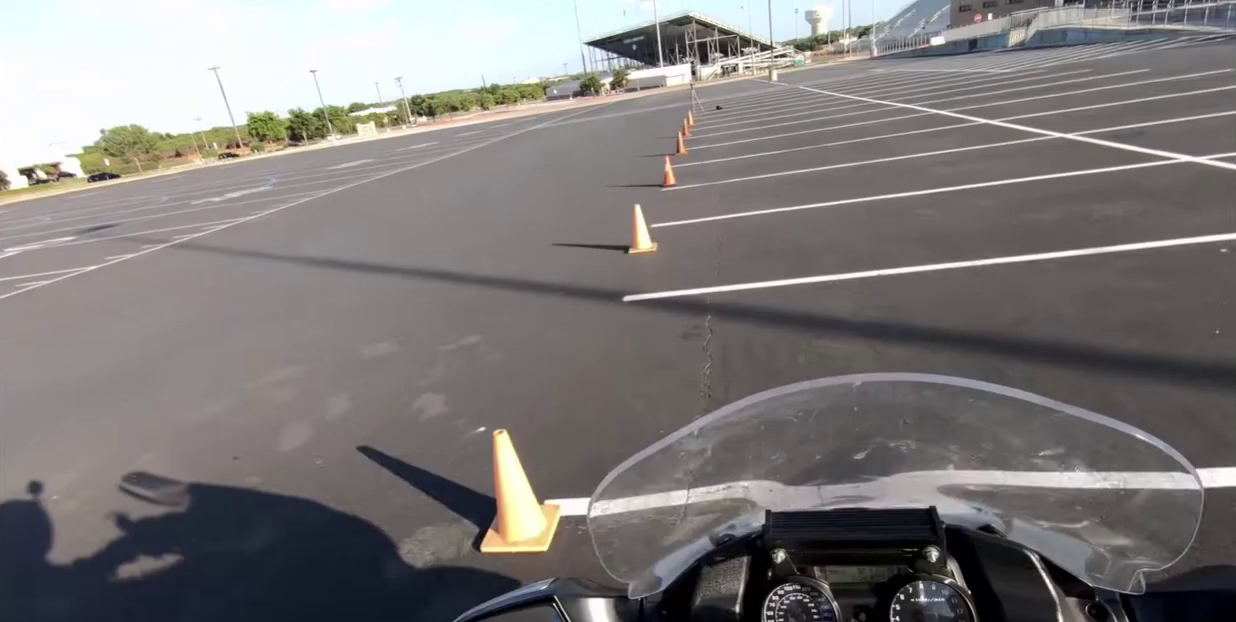
#> input picture frame 74 of assets/test_video2.mp4, 1236 x 622 px
$ python cones_video.py
#> lines starting #> are read from the running program, lines starting #| are printed output that depends on the picture; after the words box and inside, x2 and y2 are one past the last pixel; in counts of white or black regions, pixels touching at a corner belong together
import cv2
import numpy as np

cap = cv2.VideoCapture('assets/test_video2.mp4')

fps = int(cap.get(cv2.CAP_PROP_FPS))
delay = int(500 / fps)

while cap.isOpened():
    ret, frame = cap.read()
#> frame is the input picture: shape (622, 1236, 3); mean B, G, R 121.3, 122.1, 125.3
    if not ret:
        break

    hsv = cv2.cvtColor(frame, cv2.COLOR_BGR2HSV)
#> hsv: shape (622, 1236, 3); mean H, S, V 52.9, 29.8, 128.5

    lower_orange = np.array([0, 100, 100])
    upper_orange = np.array([30, 255, 255])

    mask = cv2.inRange(hsv, lower_orange, upper_orange)
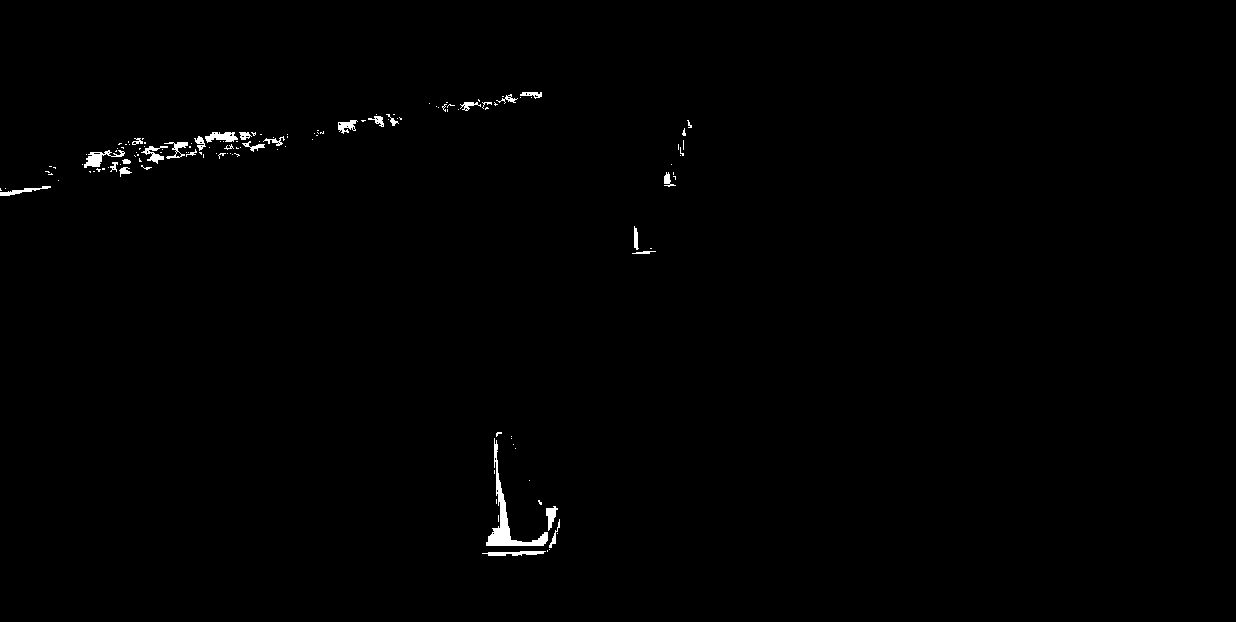
#> mask: shape (622, 1236); 0.55% white; 137 white regions (108 under 20 px), largest, box (x1, y1, x2, y2) and area: (486, 438, 548, 546) 1055, (84, 150, 125, 168) 278, (205, 132, 238, 143) 229
    mask = cv2.erode(mask, None, iterations=2)
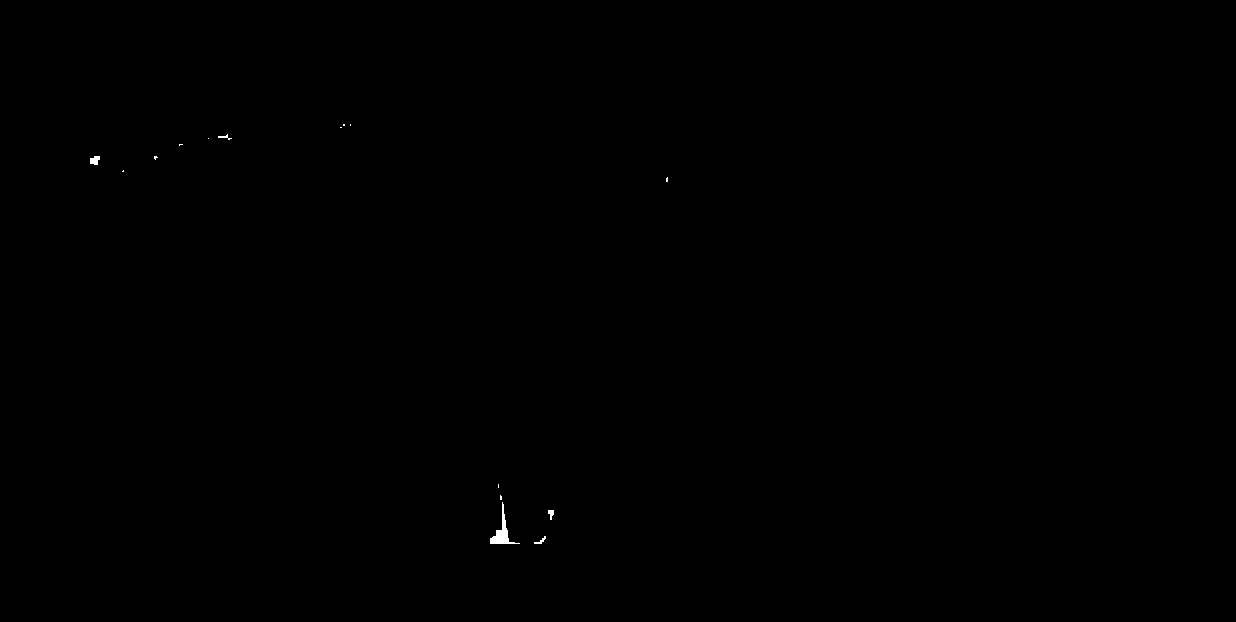
#> mask: shape (622, 1236); 0.07% white; 15 white regions (10 under 20 px), largest, box (x1, y1, x2, y2) and area: (490, 502, 520, 544) 316, (90, 156, 100, 165) 68, (548, 510, 554, 520) 39, (534, 536, 546, 544) 35, (218, 134, 232, 140) 29
    mask = cv2.dilate(mask, None, iterations=3)
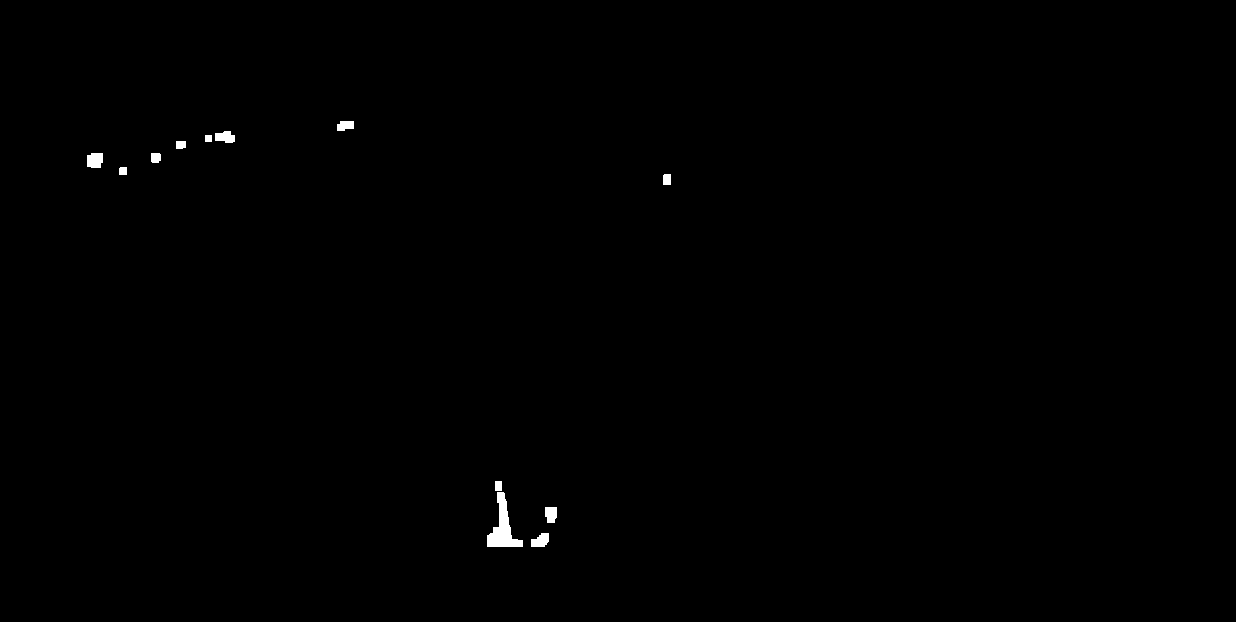
#> mask: shape (622, 1236); 0.29% white; 12 white regions

    contours, _ = cv2.findContours(mask, cv2.RETR_TREE, cv2.CHAIN_APPROX_SIMPLE)
#> contours = 12 contours; largest, box (x1, y1, x2, y2) and area: (487, 492, 523, 547) 762, (87, 153, 103, 168) 190, (531, 533, 549, 547) 163, (215, 131, 235, 143) 156, (545, 507, 557, 523) 146

    for cnt in contours:
        area = cv2.contourArea(cnt)
        if area < 400:
            continue

        epsilon = 0.05 * cv2.arcLength(cnt, True)
        approx = cv2.approxPolyDP(cnt, epsilon, True)

        if 3 <= len(approx) <= 4:
            x, y, w, h = cv2.boundingRect(cnt)
            cv2.rectangle(frame, (x, y), (x + w, y + h), (0, 165, 255), 2)

            cv2.putText(
                frame,
                "Orange cone",
                (x, y - 10),
                cv2.FONT_HERSHEY_SIMPLEX,
                0.5,
                (0, 165, 255),
                2
            )
#> this loop made 12 passes
#> (area, epsilon, approx, x, y, w, h) on pass 3: (762.5, 8.66, [[497, 492], [487, 546], [522, 546]], 487, 492, 36, 55)
#> area on passes 1, 2, 5, 6, 7, 8: 163, 145.5, 69.5, 48.5, 76.5, 189.5
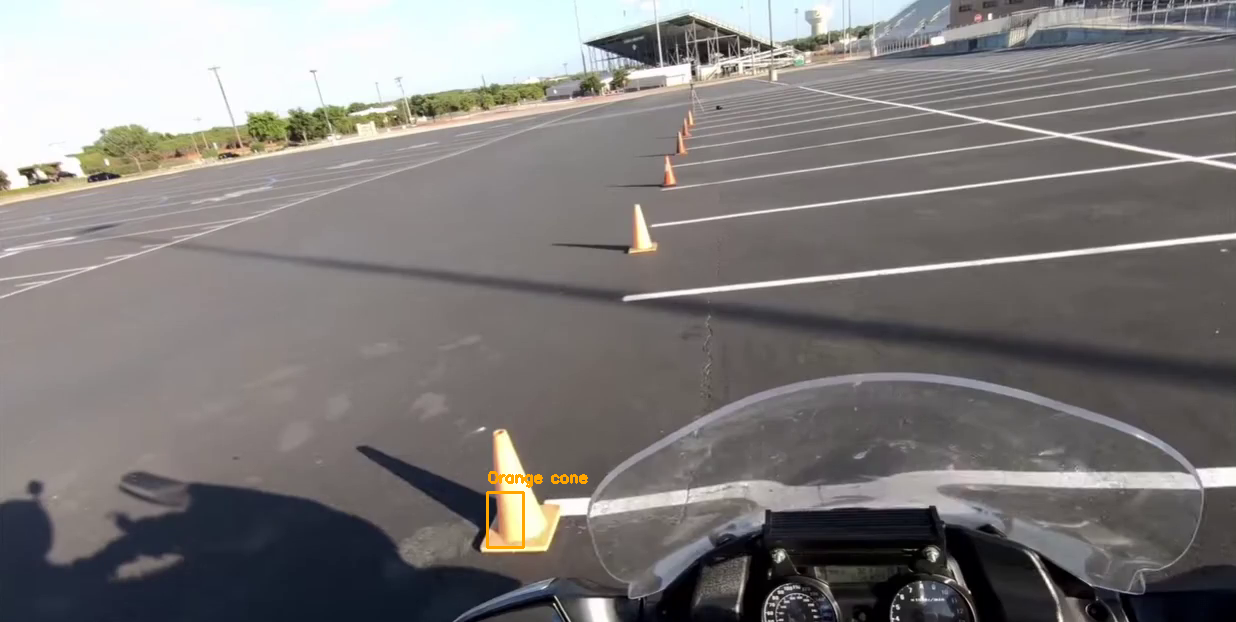
#> frame: shape (622, 1236, 3); 0.15% of pixels changed, all inside (x1, y1, x2, y2) = (486, 471, 588, 549)

    cv2.imshow('Result', frame)

    if cv2.waitKey(delay) & 0xFF == ord('q'):
#> (key q is pressed here)
        break

cap.release()
cv2.destroyAllWindows()

$ run again, starting later in the video
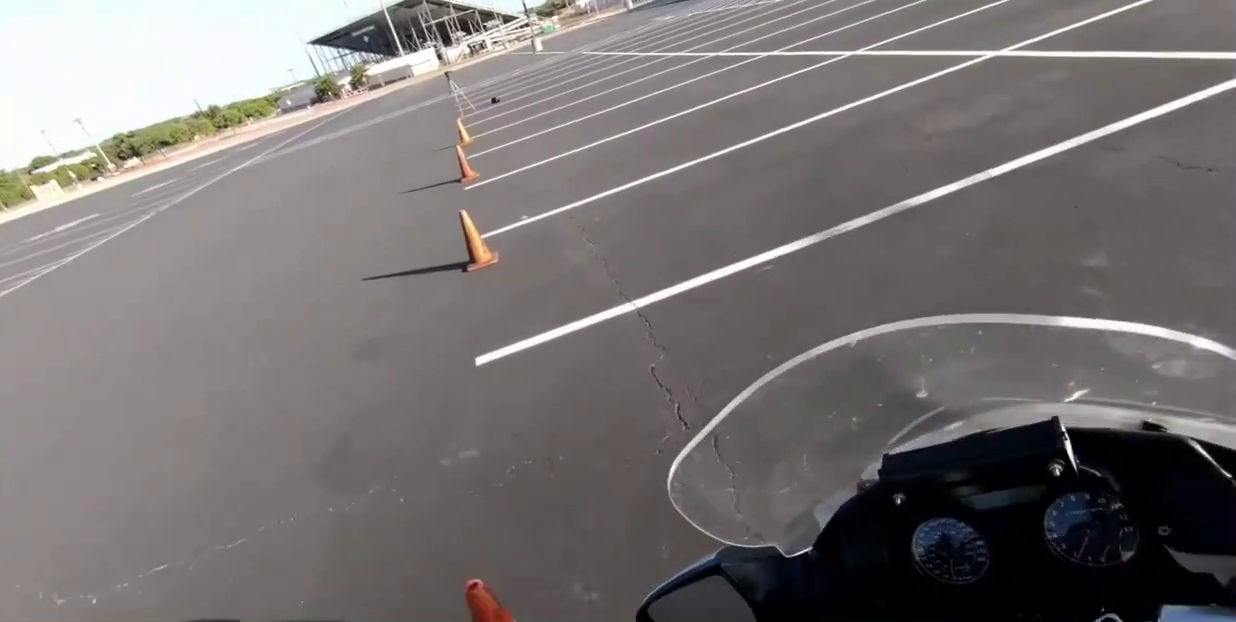
#> input picture frame 335 of assets/test_video2.mp4, 1236 x 622 px
#> frame is the input picture: shape (622, 1236, 3); mean B, G, R 114.5, 114.9, 119.8
#> hsv: shape (622, 1236, 3); mean H, S, V 44.5, 33.1, 121
#> `mask = cv2.dilate(mask, None, iterations=3)`:
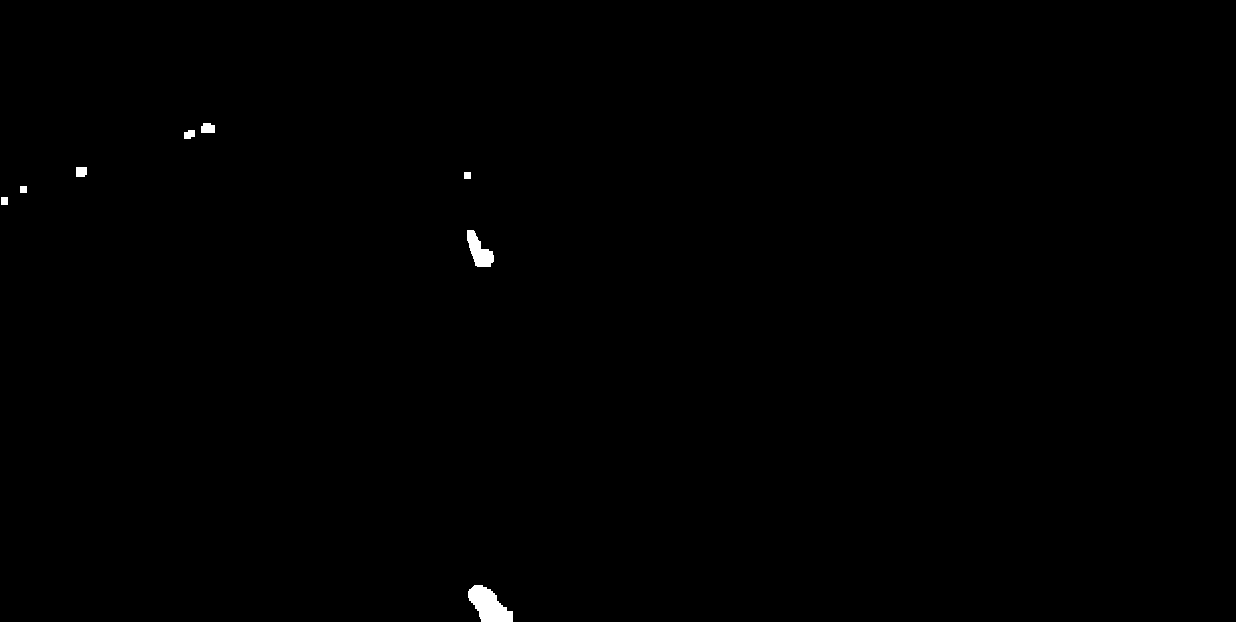
#> mask: shape (622, 1236); 0.27% white; 8 white regions
#> contours = 8 contours; box (x1, y1, x2, y2) and area: (468, 585, 513, 622) 958, (467, 230, 494, 267) 499, (201, 123, 215, 133) 104, (76, 167, 87, 177) 86, (184, 130, 195, 139) 65, (1, 197, 8, 205) 42, (20, 186, 27, 193) 36, (464, 172, 471, 179) 36
#> the loop `for cnt in contours:` made 8 passes
#> (area, epsilon, approx, x, y, w, h) on passes 1 to 2: (957.5, 7.33, [[469, 589], [481, 621], [512, 621], [490, 589]], 468, 585, 45, 37), (499, 5.61, [[467, 230], [475, 265], [490, 266], [492, 251]], 467, 230, 27, 37)
#> after the loop `for cnt in contours:`:
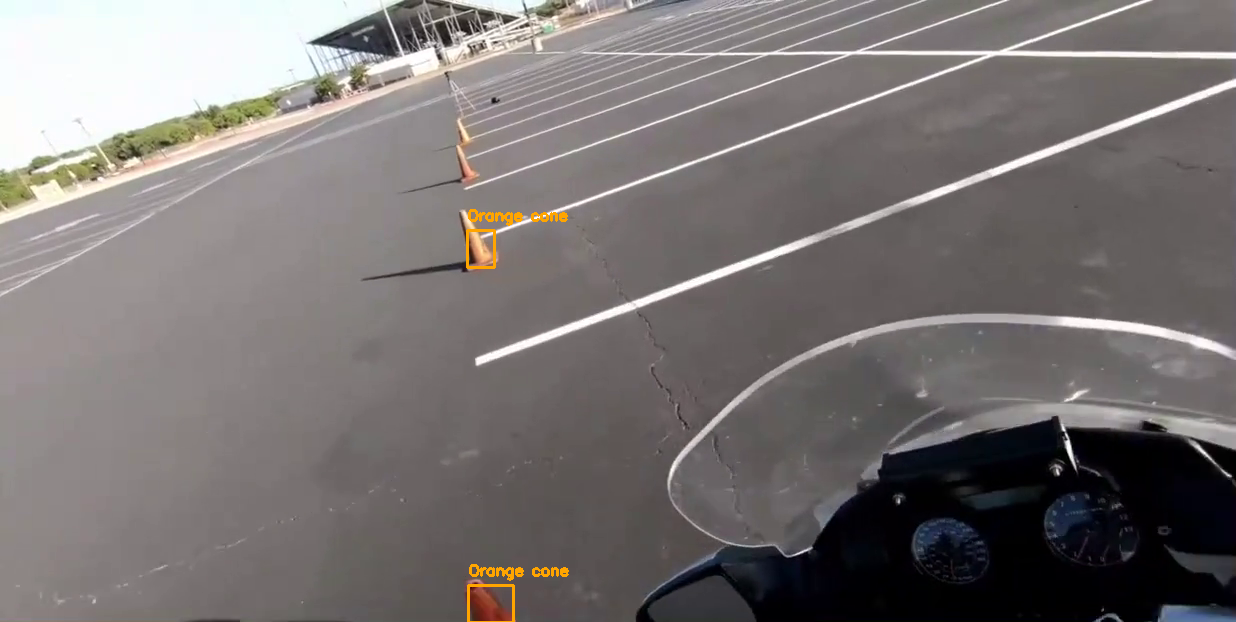
#> frame: shape (622, 1236, 3); 0.27% of pixels changed, all inside (x1, y1, x2, y2) = (466, 209, 569, 622)

$ run again, starting later in the video
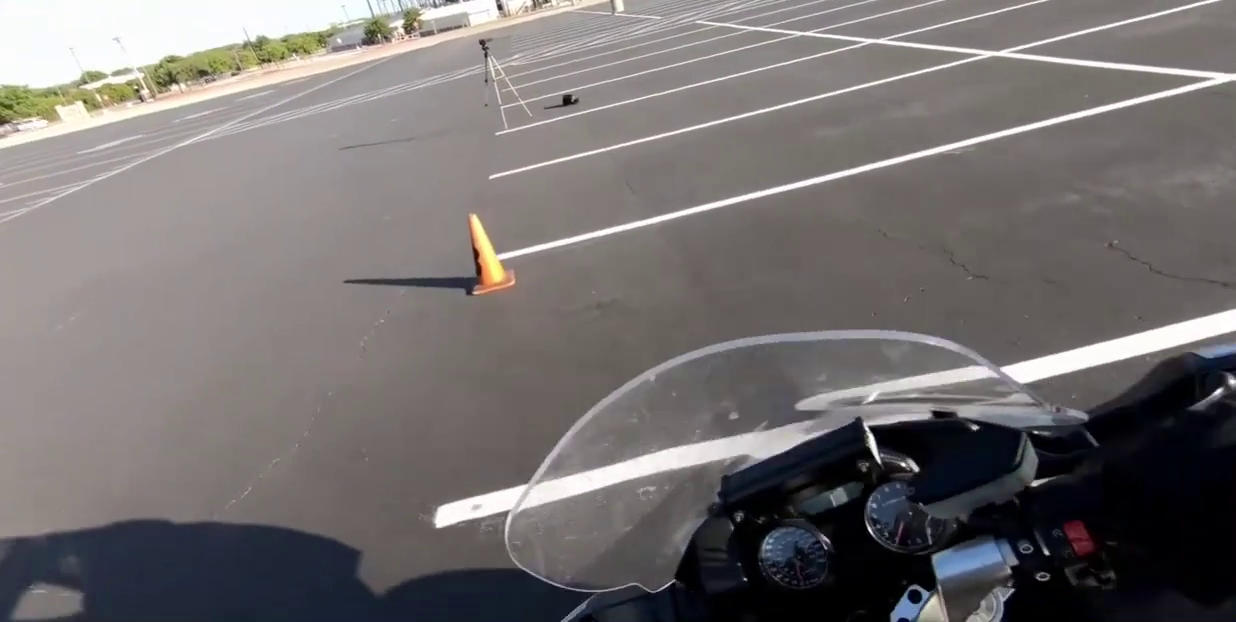
#> input picture frame 596 of assets/test_video2.mp4, 1236 x 622 px
#> frame is the input picture: shape (622, 1236, 3); mean B, G, R 111.9, 112.2, 116.5
#> hsv: shape (622, 1236, 3); mean H, S, V 47, 41.5, 119.2
#> `mask = cv2.dilate(mask, None, iterations=3)`:
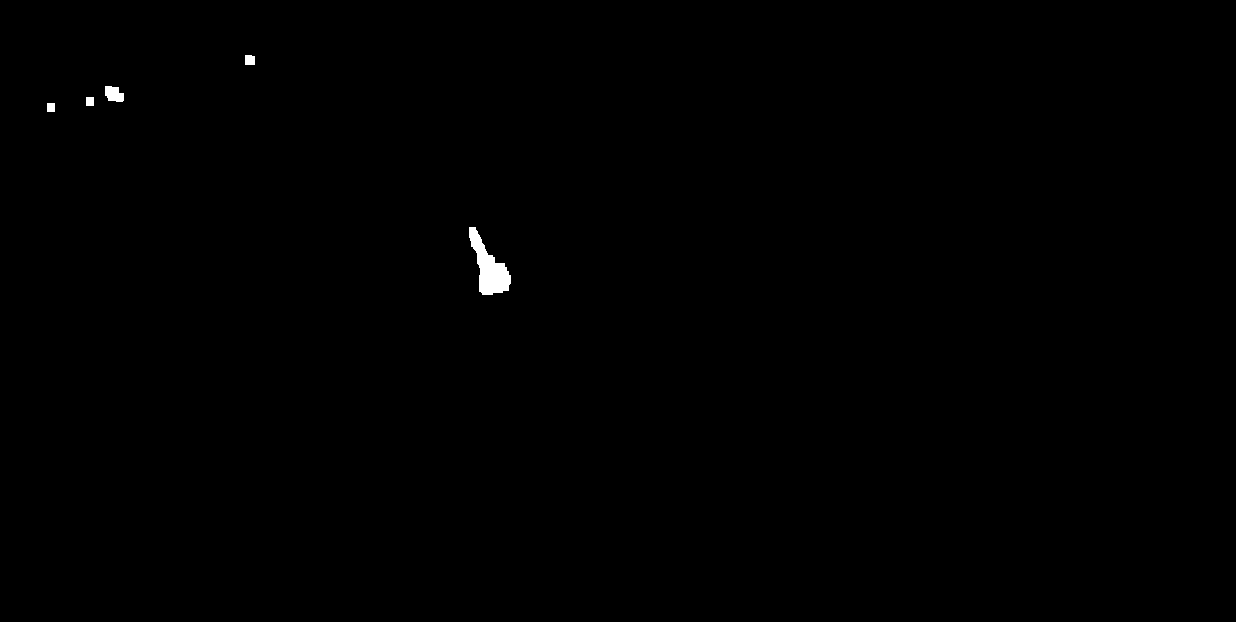
#> mask: shape (622, 1236); 0.24% white; 5 white regions
#> contours = 5 contours; box (x1, y1, x2, y2) and area: (469, 227, 511, 295) 1248, (105, 86, 124, 102) 206, (245, 55, 255, 65) 78, (47, 103, 55, 112) 56, (86, 97, 94, 106) 56
#> the loop `for cnt in contours:` made 5 passes
#> (area, epsilon, approx, x, y, w, h) on pass 1: (1247.5, 9.87, [[469, 227], [479, 291], [508, 290], [504, 263]], 469, 227, 42, 68)
#> after the loop `for cnt in contours:`:
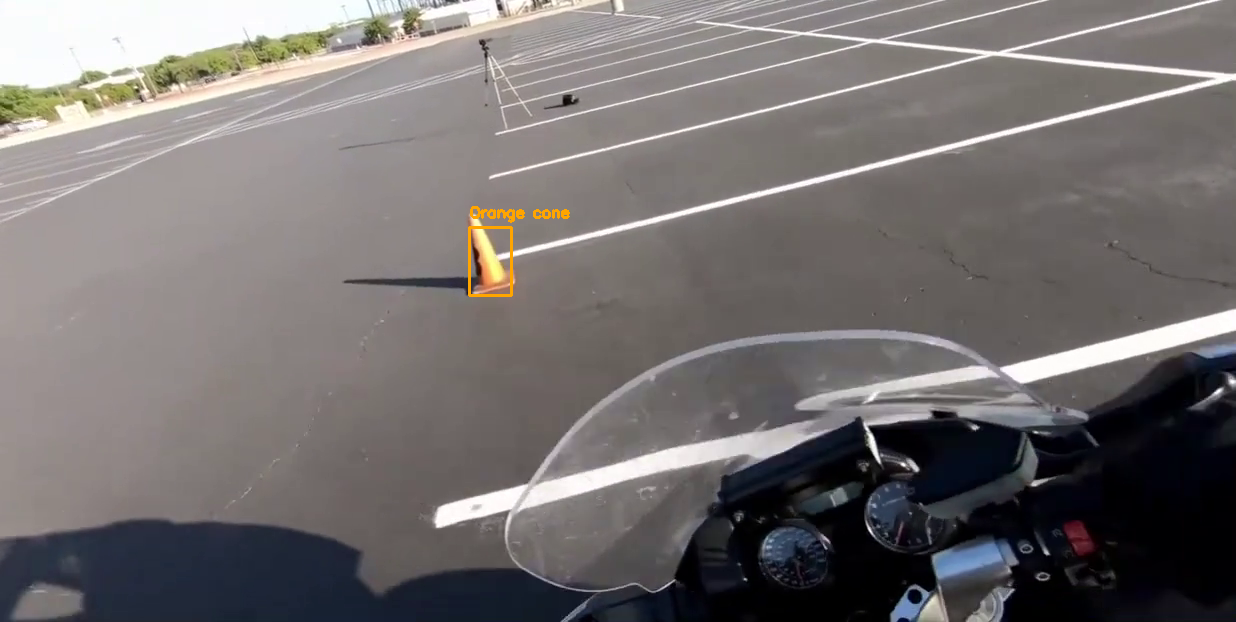
#> frame: shape (622, 1236, 3); 0.17% of pixels changed, all inside (x1, y1, x2, y2) = (468, 206, 570, 297)
